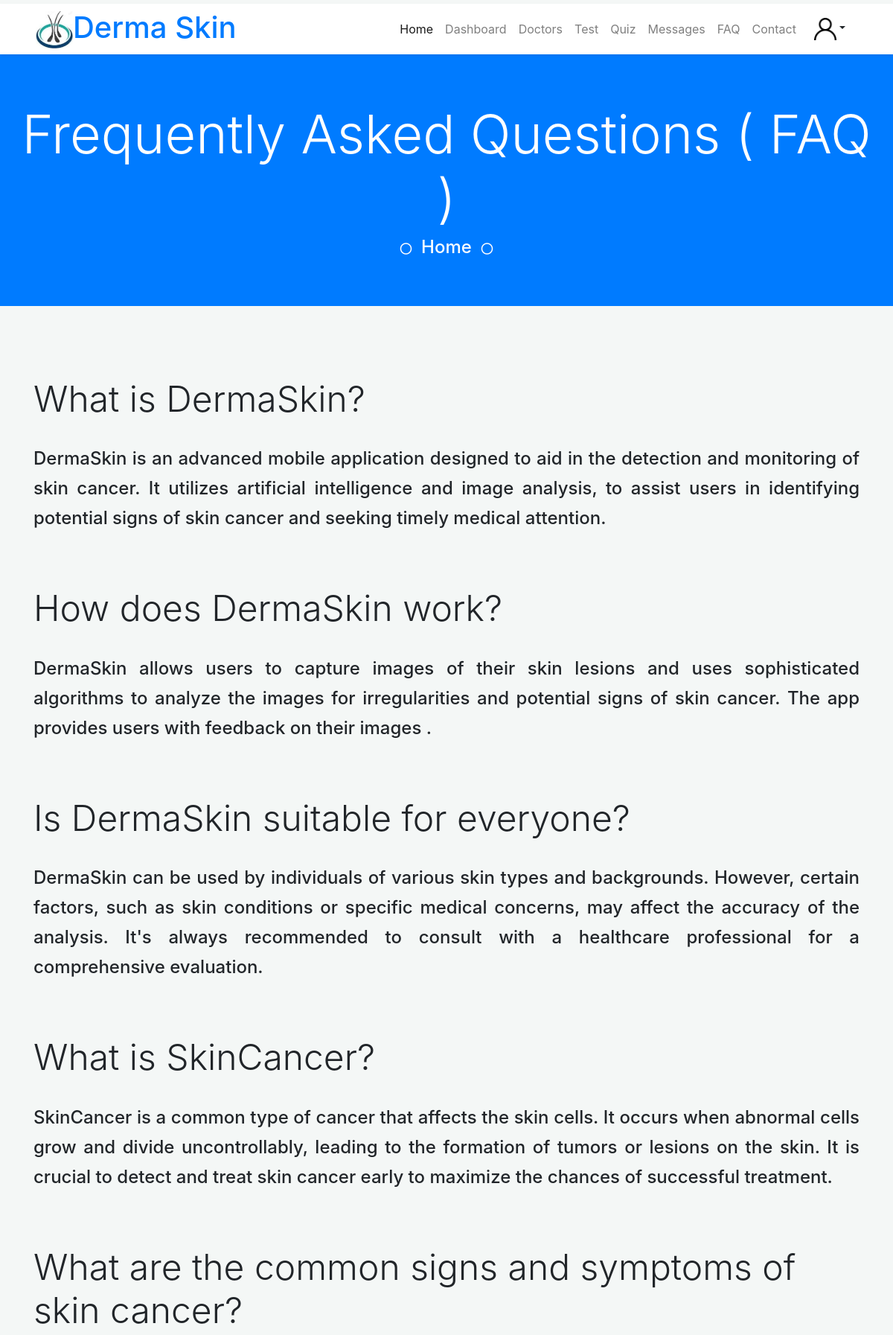
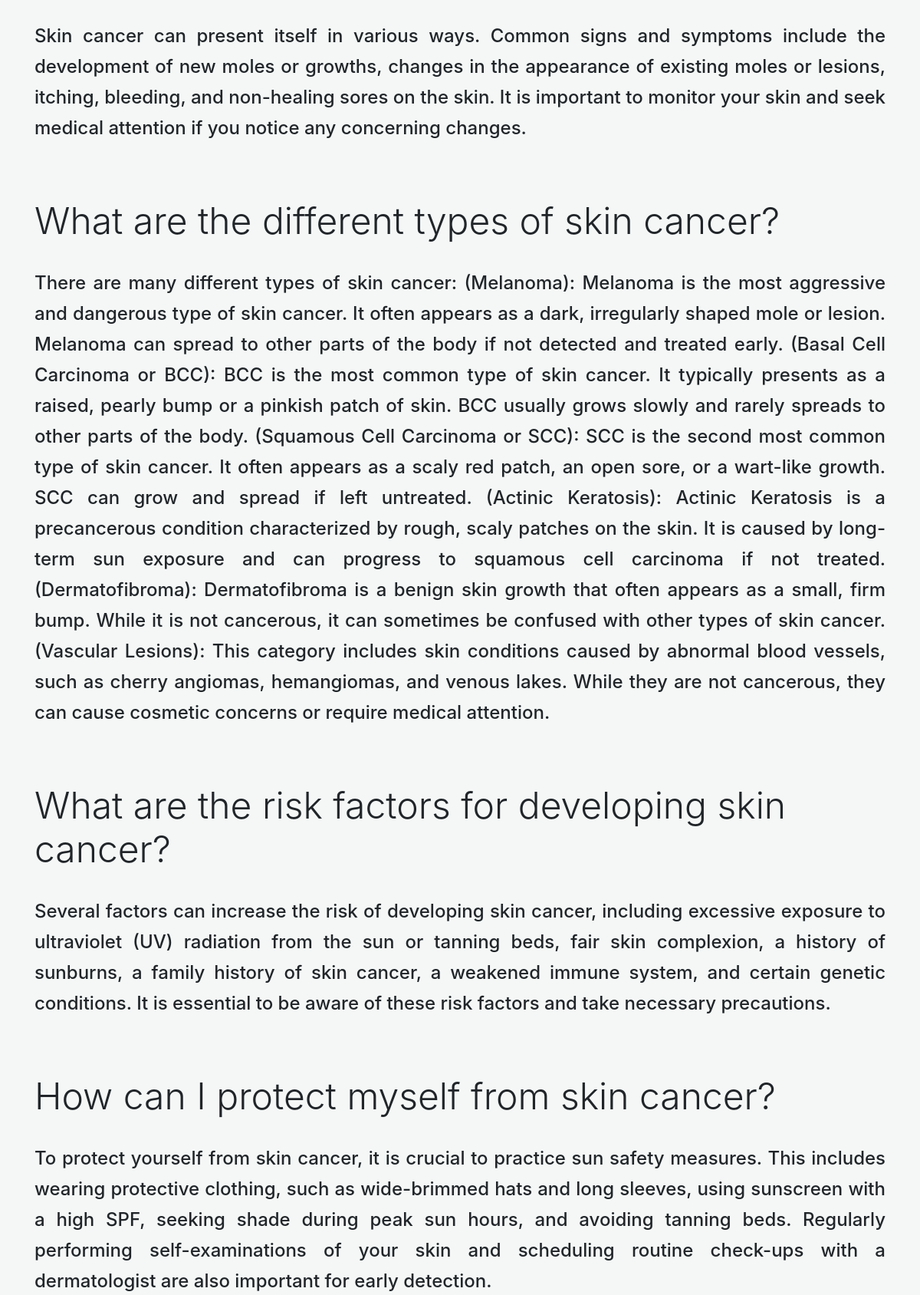
Screenshot of /FAQ/ (signed in, upper part) with the database file from the repository (2 pictures, top to bottom).
### Site/models.py (models this page shows, shortened)
class Description(models.Model):
    question = models.CharField(max_length=200)
    answer = models.TextField()

### Site/views.py (the view)
# urls.py: path('FAQ/',views.FAQ_Page,name="faq"),
def FAQ_Page(request):
    from .models import Description
    descriptions = Description.objects.all()
    return render(request,'Pages/FAQ.html',{'descriptions':descriptions})

### Template/Pages/FAQ.html
{% extends 'Pages/base.html' %}
{% load static %}
{% block content %}
    <div class="container-fluid bg-primary py-5 hero-header mb-5">
        <div class="row py-3">
            <div class="col-12 text-center">
                <h1 class="display-3 text-white animated zoomIn">Frequently Asked Questions ( FAQ )</h1>
                 <i class="far fa-circle text-white px-2"></i>
                <a href="{% url 'Home' %}"  class="h4 text-white">Home</a>
                <i class="far fa-circle text-white px-2"></i>
            </div>
        </div>
    </div>
    <div class="container-fluid py-5 wow fadeInUp" data-wow-delay="0.1s">
        <div class="container">
            <div class="row g-5">
                {% for description in descriptions %}
                <div class="col-lg-12">
                    <div class="section-title mb-12">
                        <h2 class="display-5 " style="margin-bottom: 2rem;"> {{ description.question|capfirst }}</h2>
                    </div>
                    <h4 class="text-body  mb-4" style="text-align: justify;line-height: 2.5rem;"> {{ description.answer }} </h4>
                </div>
               {% endfor %}
            </div>
        </div>
    </div>
    {% endblock %}

### Accounts/static/css/style.css (style rules this page uses)
* { -webkit-box-sizing: border-box; -moz-box-sizing: border-box; box-sizing: border-box; }
body { font-family: "Poppins-Regular"; color: #333; font-size: 13px; margin: 0; }
p, h1, h2, h3, h4, h5, h6, ul { margin: 0; }

### Template/Pages/base.html (style rules this page uses)
body { background-color: #f4f7f6; margin-top: 5px; margin-bottom: 5px; }

### rows the page displays
Description: question "What is DermaSkin?", answer "DermaSkin is an advanced mobile application designed to aid in the detection and monitoring of skin cancer. It utilizes artificial intelligence and image analysis, to assist users in identifying potential signs of skin cancer and seeking timely medical attention."
Description: question "How does DermaSkin work?", answer "DermaSkin allows users to capture images of their skin lesions and uses sophisticated algorithms to analyze the images for irregularities and potential signs of skin cancer. The app provides users with feedback on their images ."
Description: question "Is DermaSkin suitable for everyone?", answer "DermaSkin can be used by individuals of various skin types and backgrounds. However, certain factors, such as skin conditions or specific medical concerns, may affect the accuracy of the analysis. It's always recommended to consult with a healthcare professional for a comprehensive evaluation."
Description: question "What is SkinCancer?", answer "SkinCancer is a common type of cancer that affects the skin cells. It occurs when abnormal cells grow and divide uncontrollably, leading to the formation of tumors or lesions on the skin. It is crucial to detect and treat skin cancer early to maximize the chances of successful treatment."
Description: question "What are the common signs and symptoms of skin cancer?", answer "Skin cancer can present itself in various ways. Common signs and symptoms include the development of new moles or growths, changes in the appearance of existing moles or lesions, itching, bleeding, and non-healing sores on the skin. It is important to monitor your skin and seek medical attention if you notice any concerning changes."
Description: question "What are the different types of skin cancer?", answer "There are many different types of skin cancer: (Melanoma): Melanoma is the most aggressive and dangerous type of skin cancer. It often appears as a dark, irregularly shaped mole or lesion. Melanoma can spread to other parts of the body if not detected and treated early. (Basal Cell Carcinoma or BCC): BCC is the most common type of skin cancer. It typically presents as a raised, pearly bump or a pinkish patch of skin. BCC usually grows slowly and rarely spreads to other parts of the body. (Squamous Cell Carcinoma or SCC): SCC is the second most common type of skin cancer. It often appears as a scaly red patch, an open sore, or a wart-like growth. SCC can grow and spread if left untreated.…"
Description: question "What are the risk factors for developing skin cancer?", answer "Several factors can increase the risk of developing skin cancer, including excessive exposure to ultraviolet (UV) radiation from the sun or tanning beds, fair skin complexion, a history of sunburns, a family history of skin cancer, a weakened immune system, and certain genetic conditions. It is essential to be aware of these risk factors and take necessary precautions."
Description: question "How can I protect myself from skin cancer?", answer "To protect yourself from skin cancer, it is crucial to practice sun safety measures. This includes wearing protective clothing, such as wide-brimmed hats and long sleeves, using sunscreen with a high SPF, seeking shade during peak sun hours, and avoiding tanning beds. Regularly performing self-examinations of your skin and scheduling routine check-ups with a dermatologist are also important for early detection."
